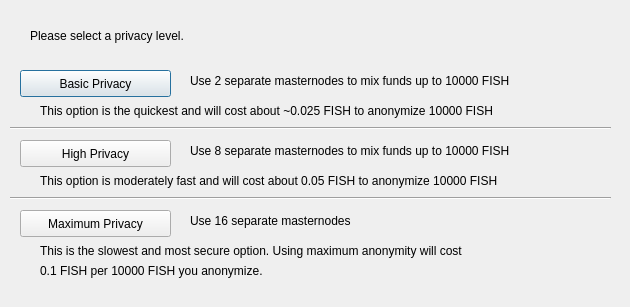
<?xml version="1.0" encoding="UTF-8"?>
<ui version="4.0">
 <class>ObfuscationConfig</class>
 <widget class="QDialog" name="ObfuscationConfig">
  <property name="geometry">
   <rect>
    <x>0</x>
    <y>0</y>
    <width>630</width>
    <height>307</height>
   </rect>
  </property>
  <property name="windowTitle">
   <string>Configure Obfuscation</string>
  </property>
  <widget class="QPushButton" name="buttonBasic">
   <property name="geometry">
    <rect>
     <x>20</x>
     <y>70</y>
     <width>151</width>
     <height>27</height>
    </rect>
   </property>
   <property name="text">
    <string>Basic Privacy</string>
   </property>
  </widget>
  <widget class="QPushButton" name="buttonHigh">
   <property name="geometry">
    <rect>
     <x>20</x>
     <y>140</y>
     <width>151</width>
     <height>27</height>
    </rect>
   </property>
   <property name="text">
    <string>High Privacy</string>
   </property>
  </widget>
  <widget class="QPushButton" name="buttonMax">
   <property name="geometry">
    <rect>
     <x>20</x>
     <y>210</y>
     <width>151</width>
     <height>27</height>
    </rect>
   </property>
   <property name="text">
    <string>Maximum Privacy</string>
   </property>
  </widget>
  <widget class="QLabel" name="label">
   <property name="geometry">
    <rect>
     <x>30</x>
     <y>20</y>
     <width>571</width>
     <height>31</height>
    </rect>
   </property>
   <property name="text">
    <string>Please select a privacy level.</string>
   </property>
  </widget>
  <widget class="QLabel" name="label_2">
   <property name="geometry">
    <rect>
     <x>190</x>
     <y>70</y>
     <width>421</width>
     <height>21</height>
    </rect>
   </property>
   <property name="text">
    <string>Use 2 separate masternodes to mix funds up to 10000 FISH</string>
   </property>
  </widget>
  <widget class="QLabel" name="label_3">
   <property name="geometry">
    <rect>
     <x>190</x>
     <y>140</y>
     <width>411</width>
     <height>21</height>
    </rect>
   </property>
   <property name="text">
    <string>Use 8 separate masternodes to mix funds up to 10000 FISH</string>
   </property>
  </widget>
  <widget class="QLabel" name="label_4">
   <property name="geometry">
    <rect>
     <x>190</x>
     <y>210</y>
     <width>421</width>
     <height>21</height>
    </rect>
   </property>
   <property name="text">
    <string>Use 16 separate masternodes</string>
   </property>
  </widget>
  <widget class="QLabel" name="label_6">
   <property name="geometry">
    <rect>
     <x>40</x>
     <y>100</y>
     <width>561</width>
     <height>21</height>
    </rect>
   </property>
   <property name="text">
    <string>This option is the quickest and will cost about ~0.025 FISH to anonymize 10000 FISH</string>
   </property>
  </widget>
  <widget class="QLabel" name="label_7">
   <property name="geometry">
    <rect>
     <x>40</x>
     <y>170</y>
     <width>561</width>
     <height>21</height>
    </rect>
   </property>
   <property name="text">
    <string>This option is moderately fast and will cost about 0.05 FISH to anonymize 10000 FISH</string>
   </property>
  </widget>
  <widget class="QLabel" name="label_8">
   <property name="geometry">
    <rect>
     <x>40</x>
     <y>240</y>
     <width>561</width>
     <height>21</height>
    </rect>
   </property>
   <property name="text">
    <string>This is the slowest and most secure option. Using maximum anonymity will cost</string>
   </property>
  </widget>
  <widget class="QLabel" name="label_9">
   <property name="geometry">
    <rect>
     <x>40</x>
     <y>260</y>
     <width>561</width>
     <height>21</height>
    </rect>
   </property>
   <property name="text">
    <string>0.1 FISH per 10000 FISH you anonymize.</string>
   </property>
  </widget>
  <widget class="Line" name="line">
   <property name="geometry">
    <rect>
     <x>10</x>
     <y>120</y>
     <width>601</width>
     <height>16</height>
    </rect>
   </property>
   <property name="orientation">
    <enum>Qt::Horizontal</enum>
   </property>
  </widget>
  <widget class="Line" name="line_2">
   <property name="geometry">
    <rect>
     <x>10</x>
     <y>190</y>
     <width>601</width>
     <height>16</height>
    </rect>
   </property>
   <property name="orientation">
    <enum>Qt::Horizontal</enum>
   </property>
  </widget>
 </widget>
 <resources/>
 <connections/>
</ui>
